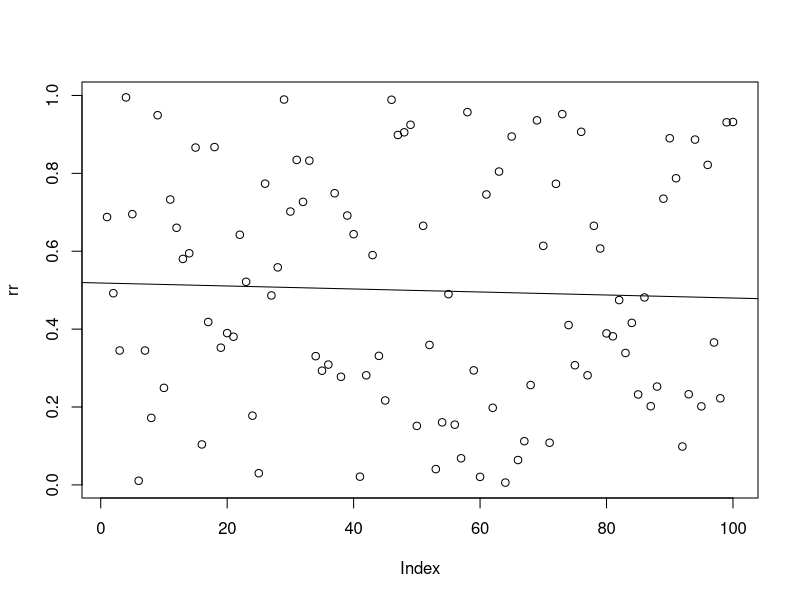

R code for this plot:
## ---- chunk 1
log10(200)
log(200)/log(10)
log(200, base=10)
## ---- chunk 2
k = 1
is.integer(k) # No
## ---- chunk 3
x = seq(from=0, to=100, by=2)
x
## ---- chunk 4
set.seed(777)
rr = runif(100, 0, 1)

max(rr)
which.max(rr)
min(rr)
which.min(rr)
## ---- chunk 5
plot(rr)
abline(lsfit(1:100, rr))
## ---- chunk 6
L1 = matrix( c(2, 4, 3, 1, 5, 7), nrow=2, ncol=3, byrow = TRUE)
L2  = matrix( c(2, 4, 3, 1, 5, 7), nrow=3, ncol=2, byrow = F)
rbind(L1, t(L2))
## ---- chunk 7
twenties = subset(cars, cars$speed==20)

thirties_above = subset(cars, cars$dist>=30)
thirties_above
## ---- chunk 8
a = c(5,7,2,9)
ifelse(a%%2,'odd', 'even')
